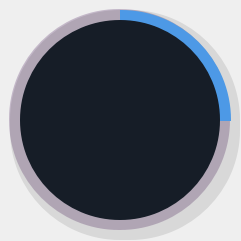
    <widget class="QFrame" name="WaterlevelBG">
     <property name="enabled">
      <bool>false</bool>
     </property>
     <property name="geometry">
      <rect>
       <x>650</x>
       <y>89</y>
       <width>241</width>
       <height>241</height>
      </rect>
     </property>
     <property name="styleSheet">
      <string notr="true">QFrame
{

	background-color:None;
}</string>
     </property>
     <property name="frameShape">
      <enum>QFrame::NoFrame</enum>
     </property>
     <property name="frameShadow">
      <enum>QFrame::Raised</enum>
     </property>
     <widget class="QFrame" name="WaterlevelProgressBar">
      <property name="enabled">
       <bool>false</bool>
      </property>
      <property name="geometry">
       <rect>
        <x>10</x>
        <y>10</y>
        <width>221</width>
        <height>221</height>
       </rect>
      </property>
      <property name="styleSheet">
       <string notr="true">QFrame{
	
border-radius: 110px;
	
background-color: qconicalgradient(cx:0.5, cy:0.5, angle:90, stop:0.749 rgba(255, 0, 127, 0), stop:0.750 rgba(85, 170, 255, 255));
    
	
}</string>
      </property>
      <property name="frameShape">
       <enum>QFrame::NoFrame</enum>
      </property>
      <property name="frameShadow">
       <enum>QFrame::Raised</enum>
      </property>
      <widget class="QFrame" name="Waterlevel_container">
       <property name="geometry">
        <rect>
         <x>10</x>
         <y>10</y>
         <width>200</width>
         <height>200</height>
        </rect>
       </property>
       <property name="styleSheet">
        <string notr="true">QFrame
{
border-radius: 100px;
	background-color: rgb(24, 32, 43);
}</string>
       </property>
       <property name="frameShape">
        <enum>QFrame::NoFrame</enum>
       </property>
       <property name="frameShadow">
        <enum>QFrame::Raised</enum>
       </property>
       <widget class="QFrame" name="Waterlevel_icon">
        <property name="geometry">
         <rect>
          <x>45</x>
          <y>41</y>
          <width>110</width>
          <height>110</height>
         </rect>
        </property>
        <property name="styleSheet">
         <string notr="true">
image: url(:/prefix/icons/water-level.png);
background-color:transparent;
</string>
        </property>
        <property name="frameShape">
         <enum>QFrame::StyledPanel</enum>
        </property>
        <property name="frameShadow">
         <enum>QFrame::Raised</enum>
        </property>
       </widget>
      </widget>
     </widget>
     <widget class="QFrame" name="Waterlevel_level_4">
      <property name="enabled">
       <bool>false</bool>
      </property>
      <property name="geometry">
       <rect>
        <x>5</x>
        <y>5</y>
        <width>230</width>
        <height>230</height>
       </rect>
      </property>
      <property name="styleSheet">
       <string notr="true">
QFrame
{
border-radius: 115px;
	background-color: qconicalgradient(cx:0.5, cy:0.5, angle:90, stop:0.749 rgba(0, 255, 251, 0), stop:0.75 rgba(255, 148, 0, 0));
	
	
}</string>
      </property>
      <property name="frameShape">
       <enum>QFrame::NoFrame</enum>
      </property>
      <property name="frameShadow">
       <enum>QFrame::Raised</enum>
      </property>
      <widget class="QFrame" name="frame_13">
       <property name="geometry">
        <rect>
         <x>4</x>
         <y>4</y>
         <width>221</width>
         <height>221</height>
        </rect>
       </property>
       <property name="font">
        <font>
         <pointsize>10</pointsize>
        </font>
       </property>
       <property name="styleSheet">
        <string notr="true">QFrame
{
    border-radius: 110px;
	background-color: rgba(165, 144, 174,150);
}</string>
       </property>
       <property name="frameShape">
        <enum>QFrame::NoFrame</enum>
       </property>
       <property name="frameShadow">
        <enum>QFrame::Raised</enum>
       </property>
      </widget>
     </widget>
     <widget class="QFrame" name="Waterlevel_shadow">
      <property name="enabled">
       <bool>false</bool>
      </property>
      <property name="geometry">
       <rect>
        <x>10</x>
        <y>10</y>
        <width>230</width>
        <height>230</height>
       </rect>
      </property>
      <property name="styleSheet">
       <string notr="true">QFrame
{

	background-color:rgba(0,0,0,0.1);
border-radius:110px;
}</string>
      </property>
      <property name="frameShape">
       <enum>QFrame::NoFrame</enum>
      </property>
      <property name="frameShadow">
       <enum>QFrame::Raised</enum>
      </property>
     </widget>
     <zorder>Waterlevel_level_4</zorder>
     <zorder>WaterlevelProgressBar</zorder>
     <zorder>Waterlevel_shadow</zorder>
    </widget>
